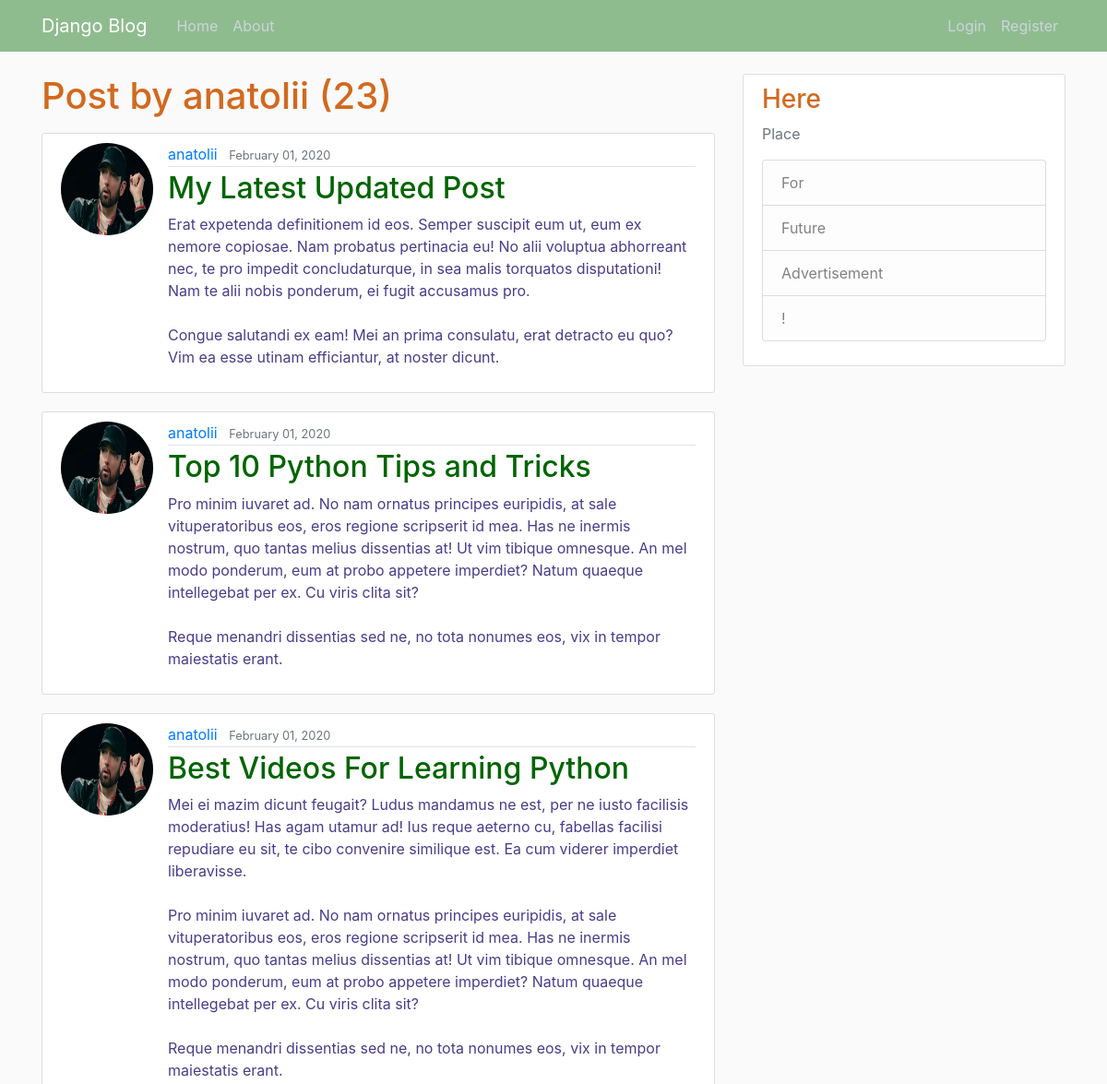
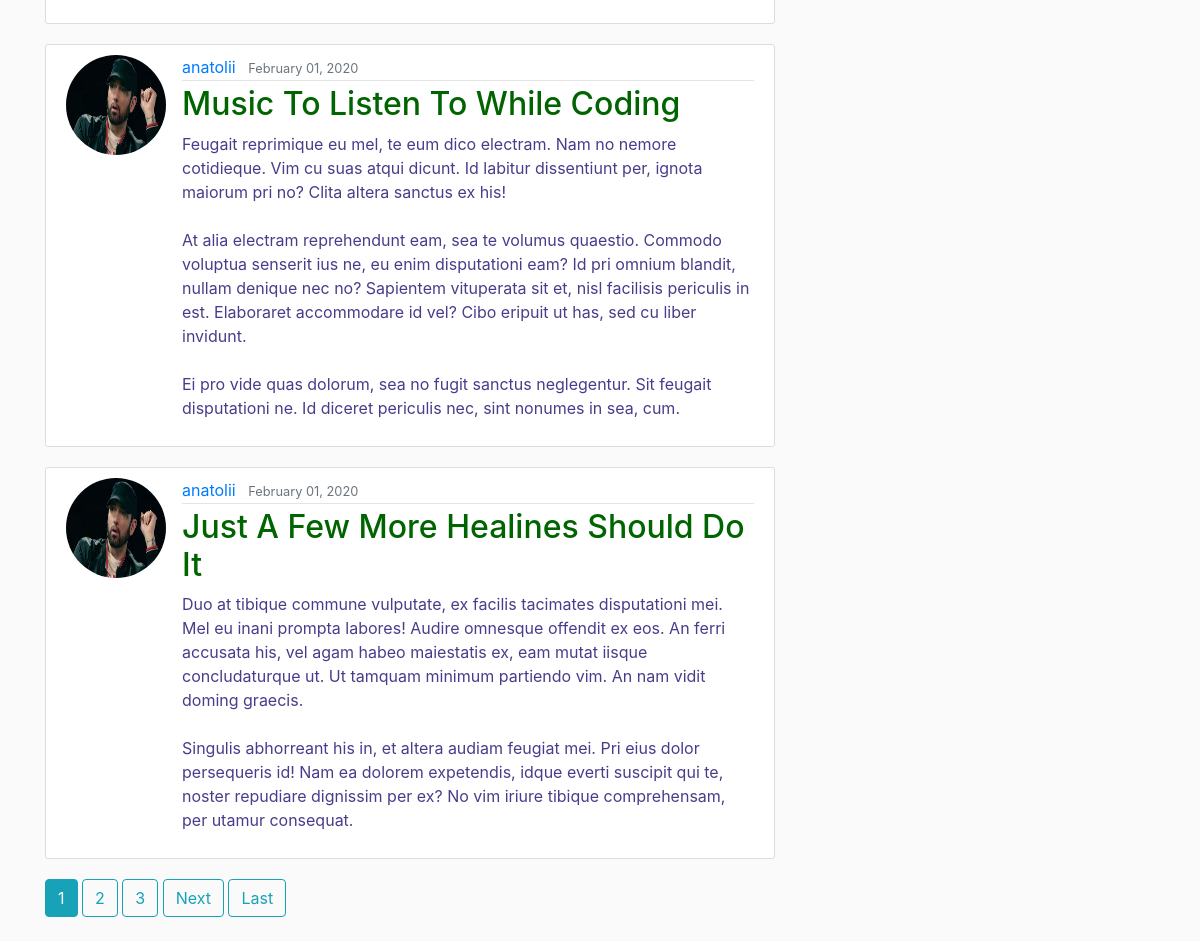
The page /user/anatolii on the database its author committed (2 pictures, top to bottom).
### blog/models.py (models this page shows, shortened)
class Post(models.Model):
    title = models.CharField(max_length=100)
    content = models.TextField()
    date_posted = models.DateTimeField(default=timezone.now)
    author = models.ForeignKey(User,on_delete=models.CASCADE)

### users/models.py (models this page shows, shortened)
class Profile(models.Model):
    user = models.OneToOneField(User, on_delete=models.CASCADE)
    image = models.ImageField(default='default.jpg', upload_to='profile_pics')

### blog/views.py (the view)
# urls.py: path('user/<str:username>', UserPostListView.as_view(), name='user-post'),
class UserPostListView(ListView):
    model = Post
    template_name = 'blog/user_posts.html'
    context_object_name = 'posts'
    ordering = ['-date_posted']
    paginate_by = 5
    def get_queryset(self):
        user = get_object_or_404(User,username=self.kwargs.get('username'))
        return Post.objects.filter(author=user).order_by('-date_posted')

### blog/templates/blog/user_posts.html (shortened to what this page needs)
{% extends 'blog/base.html' %}
{% block content %}
    <h1 class="mb-3">Post by {{ view.kwargs.username }} ({{ page_obj.paginator.count }})</h1>
    {% for post in posts %}
        <article class="media content-section">
            <img class="rounded-circle article-img" src="{{ post.author.profile.image.url }}">
            <div class="media-body">
                <div class="article-metadata">
                    <a class="mr-2" href="{% url 'user-post' post.author.username %}">{{ post.author }}</a>
                    <small class="text-muted">{{ post.date_posted | date:'F d, Y ' }}</small>
                </div>
                <h2><a class="article-title" href='{% url 'post-detail' post.id %}'>{{ post.title }}</a></h2>
                <p class="article-content">{{ post.content }}</p>
            </div>
        </article>
    {% endfor %}
   {% if is_paginated %}
      {% for num in page_obj.paginator.page_range %}
        {% if page_obj.number == num %}
          <a class="btn btn-info mb-4" href="?page={{ num }}">{{ num }}</a>
        {% elif num > page_obj.number|add:'-3' and num < page_obj.number|add:'3' %}
          <a class="btn btn-outline-info mb-4" href="?page={{ num }}">{{ num }}</a>
        {% endif %}
      {% endfor %}
      {% if page_obj.has_next %}
        <a class="btn btn-outline-info mb-4" href="?page={{ page_obj.next_page_number }}">Next</a>
        <a class="btn btn-outline-info mb-4" href="?page={{ page_obj.paginator.num_pages }}">Last</a>
      {% endif %}
    {% endif %}
{% endblock content %}

### blog/static/blog/main.css (style rules this page uses)
body { background: #fafafa; color: #333333; margin-top: 5rem; }
h1, h2, h3, h4, h5, h6 { color: chocolate; }
.content-section { background: #ffffff; padding: 10px 20px; border: 1px solid #dddddd; border-radius: 3px; margin-bottom: 20px; }
.article-title { color: darkgreen; }
.article-content { white-space: pre-line; color: darkslateblue; }
.article-img { height: 100px; width: 100px; margin-right: 16px; }
.article-metadata { padding-bottom: 1px; margin-bottom: 4px; border-bottom: 1px solid #e3e3e3 }

### rows shown on the page
Post: author.profile.image (picture), author "anatolii", date_posted "February 01, 2020", title "My Latest Updated Post", content "Erat expetenda definitionem id eos. Semper suscipit eum ut, eum ex nemore copiosae. Nam probatus pertinacia eu! No alii voluptua abhorreant nec, te pro impedit concludaturque, in sea malis torquatos disputationi! Nam te alii nobis ponderum, ei fugit accusamus pro. Congue salutandi ex eam! Mei an prima consulatu, erat detracto eu quo? Vim ea esse utinam efficiantur, at noster dicunt."
Post: author.profile.image (picture), author "anatolii", date_posted "February 01, 2020", title "Top 10 Python Tips and Tricks", content "Pro minim iuvaret ad. No nam ornatus principes euripidis, at sale vituperatoribus eos, eros regione scripserit id mea. Has ne inermis nostrum, quo tantas melius dissentias at! Ut vim tibique omnesque. An mel modo ponderum, eum at probo appetere imperdiet? Natum quaeque intellegebat per ex. Cu viris clita sit? Reque menandri dissentias sed ne, no tota nonumes eos, vix in tempor maiestatis erant."
Post: author.profile.image (picture), author "anatolii", date_posted "February 01, 2020", title "Best Videos For Learning Python", content "Mei ei mazim dicunt feugait? Ludus mandamus ne est, per ne iusto facilisis moderatius! Has agam utamur ad! Ius reque aeterno cu, fabellas facilisi repudiare eu sit, te cibo convenire similique est. Ea cum viderer imperdiet liberavisse. Pro minim iuvaret ad. No nam ornatus principes euripidis, at sale vituperatoribus eos, eros regione scripserit id mea. Has ne inermis nostrum, quo tantas melius dissentias at! Ut vim tibique omnesque. An mel modo ponderum, eum at probo appetere imperdiet? Natum quaeque intellegebat per ex. Cu viris clita sit? Reque menandri dissentias sed ne, no tota nonumes eos, vix in tempor maiestatis erant."
Post: author.profile.image (picture), author "anatolii", date_posted "February 01, 2020", title "Music To Listen To While Coding", content "Feugait reprimique eu mel, te eum dico electram. Nam no nemore cotidieque. Vim cu suas atqui dicunt. Id labitur dissentiunt per, ignota maiorum pri no? Clita altera sanctus ex his! At alia electram reprehendunt eam, sea te volumus quaestio. Commodo voluptua senserit ius ne, eu enim disputationi eam? Id pri omnium blandit, nullam denique nec no? Sapientem vituperata sit et, nisl facilisis periculis in est. Elaboraret accommodare id vel? Cibo eripuit ut has, sed cu liber invidunt. Ei pro vide quas dolorum, sea no fugit sanctus neglegentur. Sit feugait disputationi ne. Id diceret periculis nec, sint nonumes in sea, cum."
Post: author.profile.image (picture), author "anatolii", date_posted "February 01, 2020", title "Just A Few More Healines Should Do It", content "Duo at tibique commune vulputate, ex facilis tacimates disputationi mei. Mel eu inani prompta labores! Audire omnesque offendit ex eos. An ferri accusata his, vel agam habeo maiestatis ex, eam mutat iisque concludaturque ut. Ut tamquam minimum partiendo vim. An nam vidit doming graecis. Singulis abhorreant his in, et altera audiam feugiat mei. Pri eius dolor persequeris id! Nam ea dolorem expetendis, idque everti suscipit qui te, noster repudiare dignissim per ex? No vim iriure tibique comprehensam, per utamur consequat."

### other values the page prints
{{ view.kwargs.username }} "anatolii"
{{ page_obj.paginator.count }} "23"
{{ num }} "1"
{{ num }} "2" "3"
